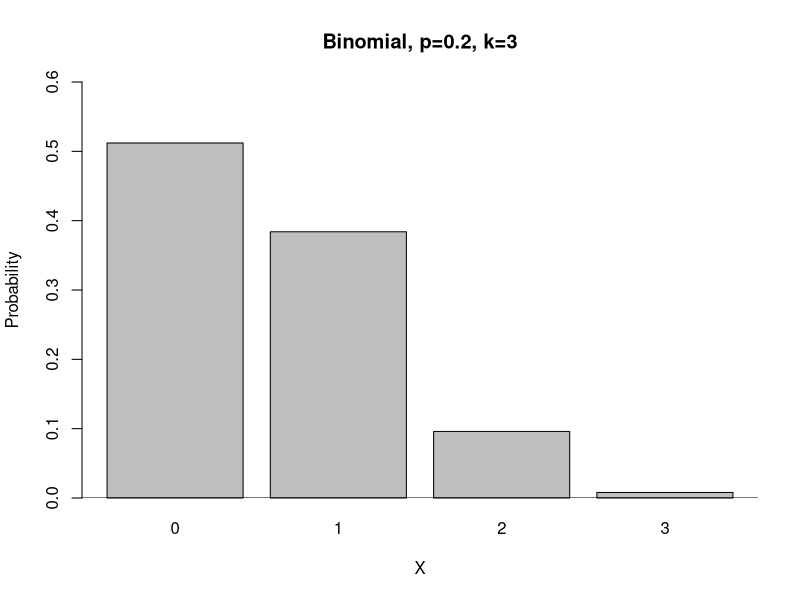
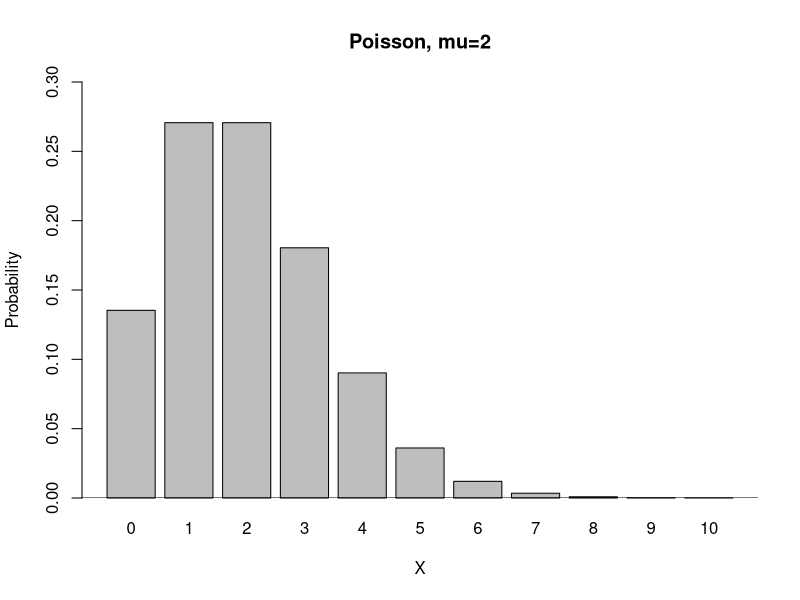
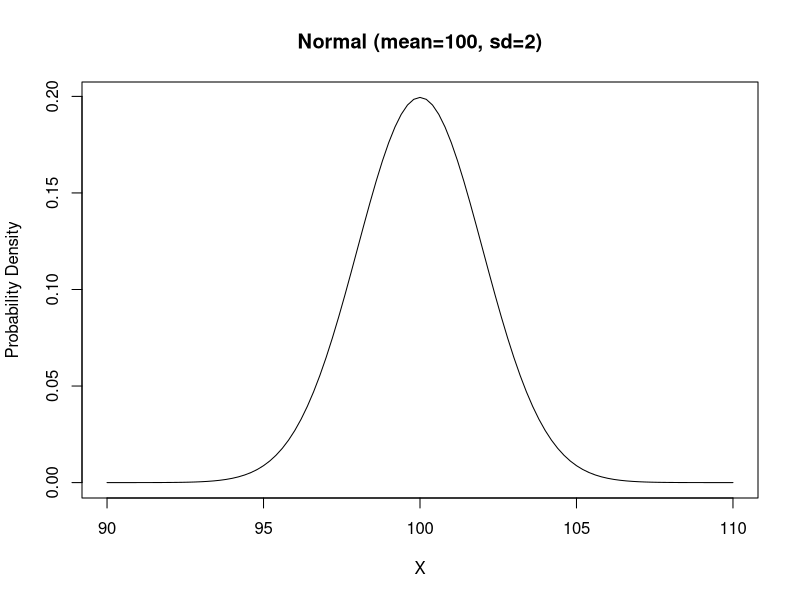
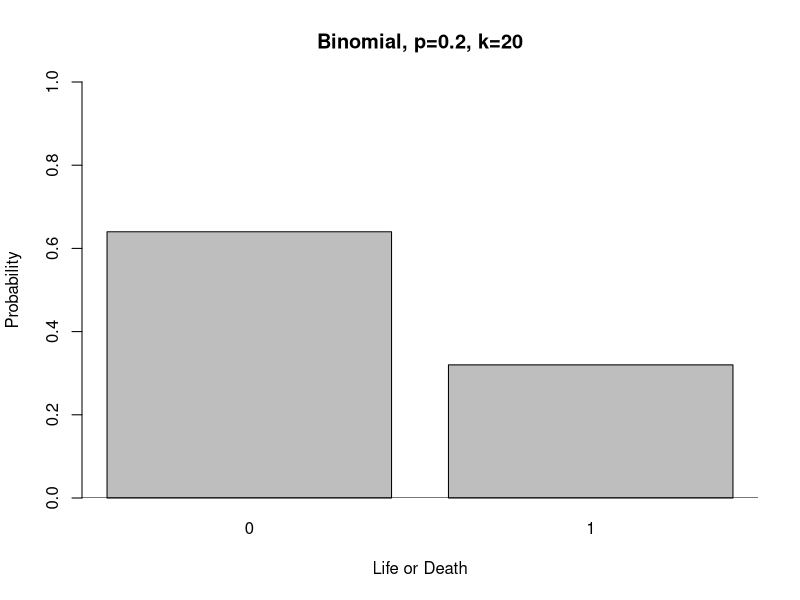

Reproduce these figures in R, in order.
##########################################################################################
########################   MCCAY INTRO SCRIPT LAB 02.13.2018   ###########################
##########################################################################################
###################### Probabilities- binomial, poission, normal #########################
##########################################################################################

# Calculating Probabilities

# Binomial probability 
# Just a graph to look at while we calculate binomial probabilities
x<-c(0:3)
barplot(dbinom(c(0:3), size = 3, p = 0.20), names.arg = x,
        xlab = "X",
        ylab = "Probability",
        main="Binomial, p=0.2, k=3",
        ylim=c(0,.6))
abline(h=0)

dbinom(0,3,.2)  # d* stands for probability density
#density function at 0, size=3, prob = 0.2

# last two values are parameters, k and p
dbinom(1,3,.2)  # probability at a particular value

pbinom(1,3,.2)  # p* stands for cumulative probability
# up to the specified value 
#and including the values before it 

# Probability of 2 or more out of three?
1-pbinom(1,3,.2) 

qbinom(.6,3,.2) # q* stands for the value (quantile) at the 
# specified cumulative probability
  #give it a proability and walks through distibution until hits that value, spits out 
  #which value that corresponds with a probability 

rbinom(1,3,.2)  # r* stands for a random number drawn from that
# probability distribution
#when we normally think of random numbers, colloquially we are considering the chance of
#picking each individual number is equal
#however, here it randomly draws a value from the distribution with set probability

# Poisson probability
# Another graph to look at
barplot(dpois(c(0:10),2),names.arg=c(0:10),ylim=c(0,0.30),
        xlab = "X",
        ylab = "Probability",
        main="Poisson, mu=2"
)
abline(h=0)

dpois(0,2) # Probability of zero
# last value is the single parameter, lambda/mu (the mean)
ppois(4,2) # Probability of 0, 1, 2, 3, or 4
ppois(10,2) # Probability of up to and including 10
  #distribution infinitely right
  #at somepoint, R will round for you... but poission never hits 1

1-ppois(3,2) # Probability of 4 or more

# Normal probabilities
# A graph to look at


curve(dnorm(x,100,2),90,110,xlab="X", ylab="Probability Density",
      main="Normal (mean=100, sd=2)")

#d functionn is not useful for continuous data 
  #integration of probability over some unit span

dnorm(98,100,2) # d* indicates density at a specific value
# this is of essentially no value in continuous dns
# last two values are parameters, mu and sd
# if they are not provided, 0 and 1 are assumed

pnorm(100,100,2) # p* indicates probability up to a value and including value
# end points do not matter

qnorm(.975,100,2) # q* is quantile "cutoff" function
  #will want to define cut off points that allow us to know what is above a certain probability 
  #for example, from 103.9 onward is only a part of 2.5% of probability

#whats the probability of having a value between 100 and 105 
pnorm(105, 100, 2)- pnorm(100, 100, 2)

###PROBLEMS FOR LAB WEEK 3 ######

#1
x<-c(0:1)
barplot(dbinom(c(0:1), size = 2, p = 0.20), names.arg = x,
        xlab = "Life or Death",
        ylab = "Probability",
        main="Binomial, p=0.2, k=20",
        ylim=c(0,1))
abline(h=0)
  #a
pbinom(3, 20, 0.2)
  #b
pbinom(6,20,0.2)-pbinom(2,20,0.2)

#2
ans<- 1- ppois(1, 0.929)
  #probability of being bombed more than once
ans*550
  #number out of 550 that would be bombed more than once

#3
#gives the probability of hearing zero calls in an hour
zc<-ppois(0, 2.2)
zc*8

#4
1-pbinom(120, 150, 0.2)

#5
  #infected -> yes or no?
  #binomial
#chance of 0 affected
  dbinom(0,5, 0.4)
#chance of 1
  dbinom(1,5, 0.4)
#chance of 2
  dbinom(2,5, 0.4)
#chance of 3
  dbinom(3,5,0.4)
#chance of 4
  dbinom(4, 5, 0.4)
#chance of 5
  dbinom(5,5, 0.4)

#^ to make this much faster
  dbinom(0:5,5, 0.4)

#picking 3 or more?
  1-pbinom(2,5, 0.4)

#8.2
#a
pnorm(0.23, 0, 1)
#b
pnorm(-1.67, 0,1)
#c
pnorm(1, 0, 1)- pnorm(-0.5, 0, 1)
#d
pnorm(2.5, 0, 1)- pnorm(-2.5,0,1)

#8.4 bluegill mean=152.09 sd= 19.62
#a 
pnorm(140, 152.09, 19.62)
#c
pnorm(160, 152.09, 19.62)-pnorm(148, 152.09, 19.62)

#8.5 birthweight x=3576 g, sd= 462 g
#a
1-pnorm(3600, 3576, 462)
#b
qnorm(0.95, 3576, 462)
  # this solves for the upper 5% 
  #often it means a lower and upper cutoff (95 percent surrounding the mean)
  #instead would do the range of these two values: 
qnorm(0.975, 3576, 462)
qnorm(0.025, 3576, 462)
